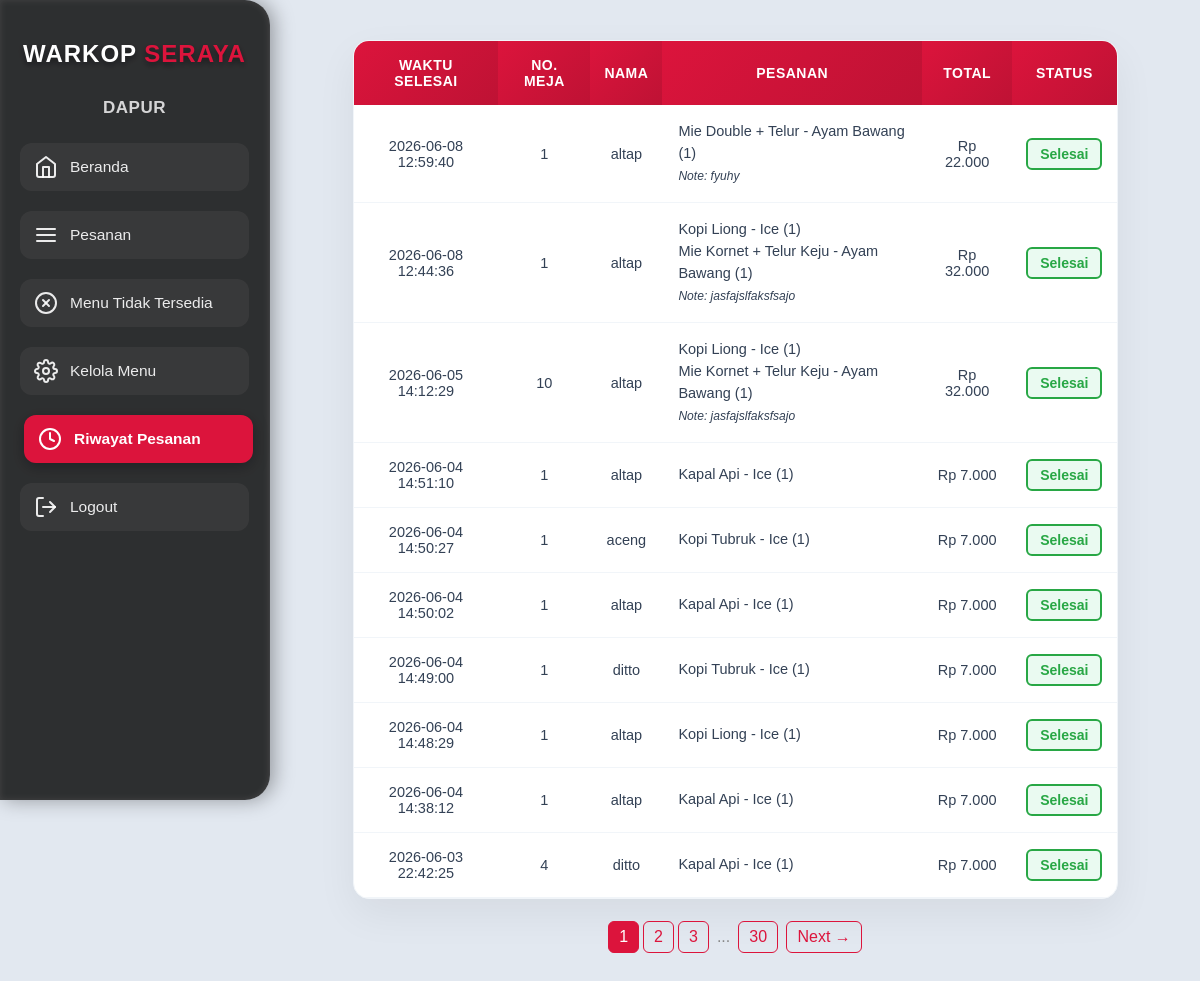
/admin_dapur/riwayat_pesanan.php (signed in), run on the app's committed database.
### tables this page shows
CREATE TABLE `transaksi` (
  `id_transaksi` int NOT NULL,
  `id_admin` int DEFAULT NULL,
  `nama_pemesan` varchar(100) NOT NULL,
  `nomor_meja` varchar(25) NOT NULL,
  `status_pesanan` enum('draft','pending','diproses','selesai','dibayar') NOT NULL,
  `waktu_pemesanan` timestamp NOT NULL DEFAULT CURRENT_TIMESTAMP,
  `total` decimal(10,2) NOT NULL
);

### admin_dapur/riwayat_pesanan.php (the view, shortened to what this page needs)
<?php
include "../koneksi.php";
$limit = 10;
$page = isset($_GET['page']) ? (int)$_GET['page'] : 1;
$start = ($page - 1) * $limit;
$countSql = "
  SELECT COUNT(DISTINCT t.id_transaksi) as total
  FROM transaksi t
  WHERE LOWER(TRIM(t.status_pesanan)) = 'selesai'
";
$countRes = mysqli_query($conn, $countSql);
$totalRow = mysqli_fetch_assoc($countRes)['total'];
$totalPages = ceil($totalRow / $limit);
function renderRiwayatTable($conn, $start, $limit) {
  $sql = "
    SELECT
      t.id_transaksi,
      t.nomor_meja,
      t.nama_pemesan,
      t.status_pesanan,
      t.waktu_pemesanan,
      t.total,
      GROUP_CONCAT(
        CONCAT(
          p.nama_produk,
          IF(vp.nama_varian IS NOT NULL AND vp.nama_varian != '',
            CONCAT(' - ', vp.nama_varian),
            ''
          ),
          ' (', d.quantity, ')',
          IF(d.catatan IS NOT NULL AND d.catatan <> '',
            CONCAT('<br><small><i>Note: ', d.catatan, '</i></small>'),
            ''
          )
        ) ORDER BY d.id_detail ASC SEPARATOR '<br>'
      ) AS pesanan
    FROM transaksi t
    JOIN detail_transaksi d ON t.id_transaksi = d.id_transaksi
    JOIN produk p ON d.id_produk = p.id_produk
    LEFT JOIN varian_produk vp ON d.id_varian = vp.id_varian
    WHERE LOWER(TRIM(t.status_pesanan)) = 'selesai'
    GROUP BY t.id_transaksi
    ORDER BY t.waktu_pemesanan DESC
    LIMIT $start, $limit
  ";
  $result = mysqli_query($conn, $sql);
  if ($result && mysqli_num_rows($result) > 0) {
    while ($row = mysqli_fetch_assoc($result)) {
      echo "<tr>";
      echo "<td>".htmlspecialchars($row['waktu_pemesanan'])."</td>";
      echo "<td>".htmlspecialchars($row['nomor_meja'])."</td>";
      echo "<td>".htmlspecialchars($row['nama_pemesan'])."</td>";
      echo "<td>".$row['pesanan']."</td>";
      echo "<td>Rp ".number_format($row['total'], 0, ',', '.')."</td>";
      echo "<td><span class='status-box selesai'>Selesai</span></td>";
      echo "</tr>";
    }
  } else {
    echo "<tr><td colspan='6' class='no-order'>Tidak ada riwayat pesanan</td></tr>";
  }
}
?>
<!DOCTYPE html>
<html lang="id">
  <head>
    <link rel="stylesheet" href="../css/dapur.css" />
    <link rel="stylesheet" href="../css/logout.css" />
  </head>
  <body class="page-riwayatpesanan">
    <div class="sidebar">
      <h1>WARKOP<span> SERAYA</span></h1>
      <h2>DAPUR</h2>
      <ul>
        <li><a href="dashboard.php"><i data-feather="home"></i> Beranda</a></li>
        <li><a href="pesanan.php"><i data-feather="menu"></i> Pesanan</a></li>
        <li><a href="menu_kosong.php"><i data-feather="x-circle"></i> Menu Tidak Tersedia</a></li>
        <li><a href="kelola_menu.php"><i data-feather="settings"></i> Kelola Menu</a></li>
        <li><a href="riwayat_pesanan.php" class="active"><i data-feather="clock"></i> Riwayat Pesanan</a></li>
        <li><a href="#" id="logoutBtn"><i data-feather="log-out"></i> Logout</a></li>
      </ul>
    </div>
    <div class="main">
      <div class="content">
        <table class="pesanan-table">
          <thead>
            <tr>
              <th>Waktu Selesai</th>
              <th>No. Meja</th>
              <th>Nama</th>
              <th>Pesanan</th>
              <th>Total</th>
              <th>Status</th>
            </tr>
          </thead>
          <tbody id="riwayat-table-body">
            <?php renderRiwayatTable($conn, $start, $limit); ?>
          </tbody>
        </table>
        <div class="pagination">
        <?php
          $range = 2;
          $startPage = max(1, $page - $range);
          $endPage = min($totalPages, $page + $range);
          for ($i = $startPage; $i <= $endPage; $i++) {
              echo '<a href="?page='.$i.'" class="'.($i == $page ? 'active' : '').'">'.$i.'</a>';
          }
          if ($endPage < $totalPages) {
              if ($endPage < $totalPages - 1) echo '<span class="dots">...</span>';
              echo '<a href="?page='.$totalPages.'">'.$totalPages.'</a>';
          }
        ?>
        <?php if ($page < $totalPages): ?>
          <a href="?page=<?= $page + 1 ?>">Next →</a>
        <?php endif; ?>
      </div>
      </div>
    </div>
  </body>
</html>

### css/dapur.css (style rules this page uses)
:root { --primary: #dc143c; --bg: #e2e8f0; --color: rgba(1, 1, 1, 0.8); --hv: rgb(165, 11, 11); }
* { margin: 0; padding: 0; box-sizing: border-box; font-family: Arial, sans-serif; }
body { display: flex; min-height: 100vh; background-size: cover; background-color: var(--bg); }
body::before { content: none; }
.sidebar { width: 270px; background: var(--color); color: #fff; display: flex; flex-direction: column; padding: 40px 20px 30px; position: sticky; top: 0; height: 100vh; overflow-y: auto; border-radius: 0 25px 25px 0; box-shadow: 4px 0 20px rgba(0, 0, 0, 0.35), inset 0 0 6px rgba(255, 255, 255, 0.1); border-right: 1px solid rgba(255, 255, 255, 0.08); animation: slideIn 0.5s ease; transition: all 0.3s ease; }
.sidebar h1 { text-align: center; margin-bottom: 30px; font-size: 24px; font-weight: 700; letter-spacing: 1px; text-transform: uppercase; color: #fff; text-shadow: 0 3px 6px rgba(0, 0, 0, 0.5); }
.sidebar h1 span { color: var(--primary); }
.sidebar h2 { text-align: center; margin-bottom: 25px; font-size: 17px; color: rgba(255, 255, 255, 0.8); font-weight: 600; letter-spacing: 0.5px; }
.sidebar ul { list-style: none; margin: 0; padding: 0; }
.sidebar ul li { margin-bottom: 20px; }
.sidebar ul li a { display: flex; align-items: center; gap: 12px; text-decoration: none; color: rgba(255, 255, 255, 0.9); font-size: 15.5px; font-weight: 500; padding: 12px 14px; border-radius: 12px; transition: all 0.25s ease; background: rgba(255, 255, 255, 0.05); }
.sidebar ul li a.active { background: var(--primary); color: #fff; font-weight: 600; box-shadow: 0 4px 15px rgba(0, 0, 0, 0.3); transform: translateX(4px); }
.main { flex: 1; background: #e2e8f0; display: flex; justify-content: center; align-items: center; flex-direction: column; }
.page-pesanan .pesanan-table, .page-riwayatpesanan .pesanan-table { width: 90%; max-width: 1000px; margin: 0 auto; border-collapse: separate; border-spacing: 0; box-shadow: 0 15px 40px rgba(0, 0, 0, 0.06); background: #ffffff; border-radius: 16px; overflow: hidden; animation: fadeIn 0.7s ease-in-out; transition: transform 0.3s ease, box-shadow 0.3s ease; border: 1px solid #f1f5f9; }
.pesanan-table th { background: linear-gradient(135deg, var(--primary), #be1234); color: #ffffff; padding: 16px 14px; font-size: 14px; font-weight: 700; letter-spacing: 0.5px; text-transform: uppercase; border: none; }
.pesanan-table tbody tr { transition: background-color 0.2s ease; }
.pesanan-table td { padding: 16px 14px; text-align: center; font-size: 14.5px; color: #334155; border: none; border-bottom: 1px solid #f1f5f9; vertical-align: middle; }
.page-pesanan .pesanan-table td:nth-child(3), .page-riwayatpesanan .pesanan-table td:nth-child(4) { text-align: left; vertical-align: middle; padding-left: 12px; }
.page-riwayatpesanan .main { display: block; padding: 40px; min-height: 100vh; box-sizing: border-box; width: 100%; }
.status-box { display: inline-block; padding: 6px 12px; border-radius: 6px; font-size: 14px; font-weight: bold; border: 2px solid transparent; }
.status-box.selesai { color: #28a745; border-color: #28a745; background: #eafaf1; }
.pagination { text-align: center; margin-top: 20px; }
.pagination a, .pagination .dots { display: inline-block; padding: 6px 10px; margin: 2px; border: 1px solid #dc143c; border-radius: 6px; color: #dc143c; text-decoration: none; font-weight: 500; }
.pagination a.active { background: #dc143c; color: #fff; pointer-events: none; }
.pagination .dots { border: none; color: #94a3b8; box-shadow: none; pointer-events: none; }
.pagination .dots { border: none; color: #888; padding: 6px 4px; }
.page-pesanan .pesanan-table td:nth-child(4), .page-riwayatpesanan .pesanan-table td:nth-child(4) { text-align: left; padding-left: 16px; line-height: 1.5; }

### data on the page
transaksi: waktu_pemesanan "2026-06-08 12:59:40", nomor_meja "1", nama_pemesan "altap", pesanan "Mie Double + Telur - Ayam Bawang (1) Note: fyuhy", total "22.000"
transaksi: waktu_pemesanan "2026-06-08 12:44:36", nomor_meja "1", nama_pemesan "altap", pesanan "Kopi Liong - Ice (1) Mie Kornet + Telur Keju - Ayam Bawang (1) Note: jasfajslfaksfsajo", total "32.000"
transaksi: waktu_pemesanan "2026-06-05 14:12:29", nomor_meja "10", nama_pemesan "altap", pesanan "Kopi Liong - Ice (1) Mie Kornet + Telur Keju - Ayam Bawang (1) Note: jasfajslfaksfsajo", total "32.000"
transaksi: waktu_pemesanan "2026-06-04 14:51:10", nomor_meja "1", nama_pemesan "altap", pesanan "Kapal Api - Ice (1)", total "7.000"
transaksi: waktu_pemesanan "2026-06-04 14:50:27", nomor_meja "1", nama_pemesan "aceng", pesanan "Kopi Tubruk - Ice (1)", total "7.000"
transaksi: waktu_pemesanan "2026-06-04 14:50:02", nomor_meja "1", nama_pemesan "altap", pesanan "Kapal Api - Ice (1)", total "7.000"
transaksi: waktu_pemesanan "2026-06-04 14:49:00", nomor_meja "1", nama_pemesan "ditto", pesanan "Kopi Tubruk - Ice (1)", total "7.000"
transaksi: waktu_pemesanan "2026-06-04 14:48:29", nomor_meja "1", nama_pemesan "altap", pesanan "Kopi Liong - Ice (1)", total "7.000"
transaksi: waktu_pemesanan "2026-06-04 14:38:12", nomor_meja "1", nama_pemesan "altap", pesanan "Kapal Api - Ice (1)", total "7.000"
transaksi: waktu_pemesanan "2026-06-03 22:42:25", nomor_meja "4", nama_pemesan "ditto", pesanan "Kapal Api - Ice (1)", total "7.000"

### other printed values
$totalPages "30"
